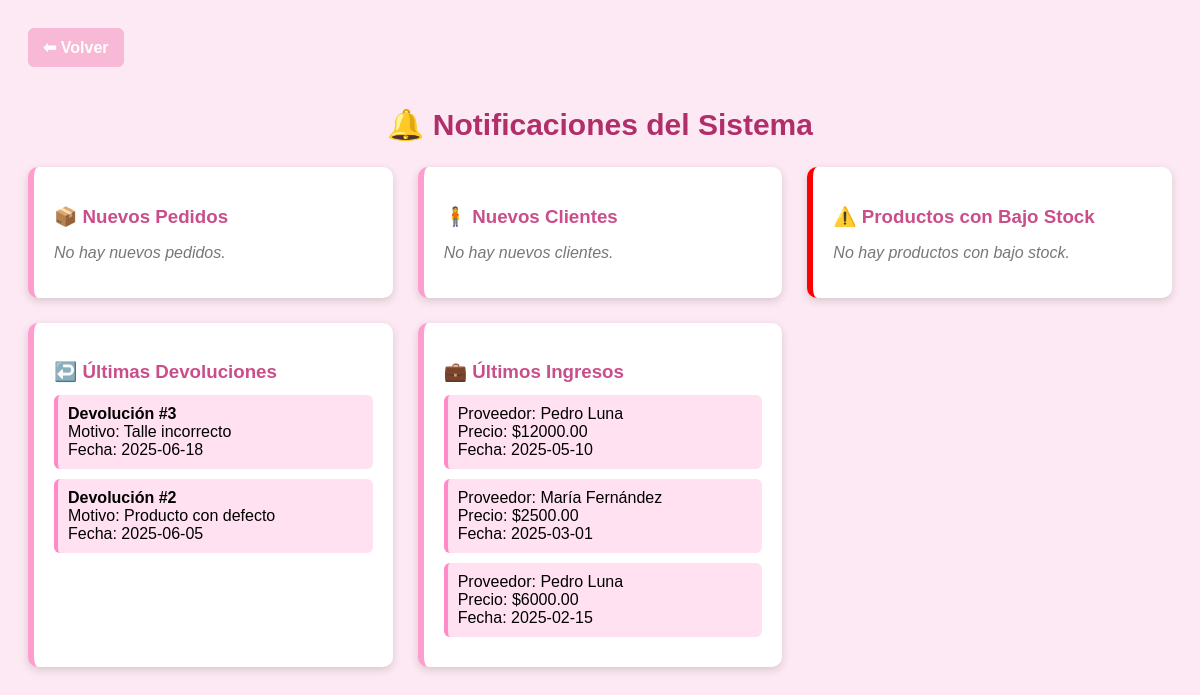
Before: /notificacion.php with the older database file.
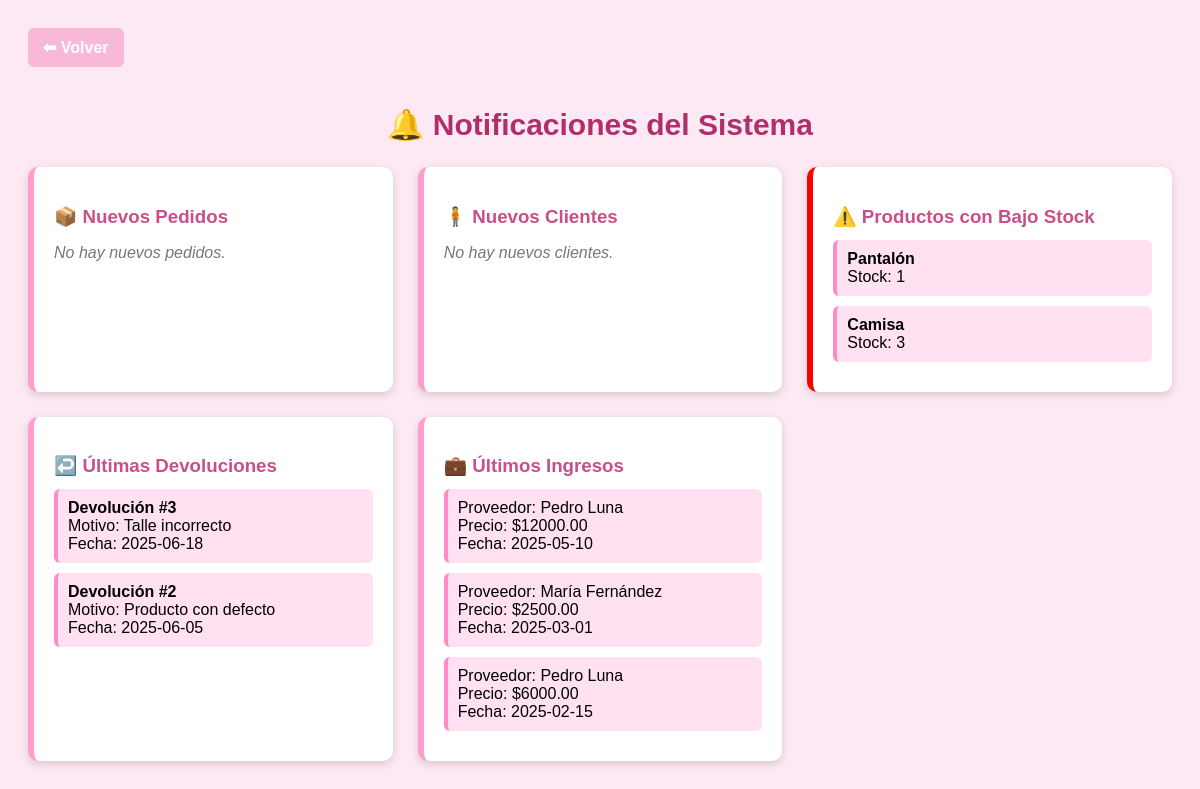
After: the same page with the newer database file.
### tables this page shows
CREATE TABLE `devoluciones` (
  `dev_id` int NOT NULL AUTO_INCREMENT,
  `pedido_id` int NOT NULL,
  `dev_fecha` date NOT NULL,
  `dev_plazo` varchar(45) NOT NULL,
  `dev_motivo` varchar(45) NOT NULL,
  PRIMARY KEY (`dev_id`,`pedido_id`),
  UNIQUE KEY `idDevoluciones_UNIQUE` (`dev_id`),
  KEY `fk_devoluciones_pedidos1_idx` (`pedido_id`),
  CONSTRAINT `fk_devoluciones_pedidos1` FOREIGN KEY (`pedido_id`) REFERENCES `pedidos` (`pedido_id`)
);

CREATE TABLE `ingresos` (
  `prod_id` int NOT NULL,
  `prov_id` int NOT NULL,
  `ing_precio` decimal(10,2) NOT NULL,
  `ing_fecha` date NOT NULL,
  `ing_temporada` varchar(45) NOT NULL,
  PRIMARY KEY (`prod_id`,`prov_id`),
  KEY `fk_productos_has_proveedores_proveedores1_idx` (`prov_id`),
  KEY `fk_productos_has_proveedores_productos1_idx` (`prod_id`),
  CONSTRAINT `fk_productos_has_proveedores_productos1` FOREIGN KEY (`prod_id`) REFERENCES `productos` (`prod_id`),
  CONSTRAINT `fk_productos_has_proveedores_proveedores1` FOREIGN KEY (`prov_id`) REFERENCES `proveedores` (`prov_id`)
);

CREATE TABLE `proveedores` (
  `prov_id` int NOT NULL AUTO_INCREMENT,
  `prov_nombre` varchar(45) NOT NULL,
  `prov_apellido` varchar(45) NOT NULL,
  `prov_telefono` varchar(45) NOT NULL,
  `prov_direccion` varchar(100) NOT NULL,
  PRIMARY KEY (`prov_id`),
  UNIQUE KEY `idnew_table_UNIQUE` (`prov_id`)
);

CREATE TABLE `productos` (
  `prod_id` int NOT NULL AUTO_INCREMENT,
  `cat_id` int NOT NULL,
  `prod_nombre` varchar(45) NOT NULL,
  `prod_color` varchar(45) NOT NULL,
  `prod_stock` int NOT NULL,
  `prod_talle` varchar(45) NOT NULL,
  `prod_descripcion` varchar(45) NOT NULL,
  `prod_precio` decimal(10,2) NOT NULL,
  `img_id` int NOT NULL,
  PRIMARY KEY (`prod_id`,`cat_id`,`img_id`),
  UNIQUE KEY `idProductos_UNIQUE` (`prod_id`),
  KEY `fk_productos_categorias1_idx` (`cat_id`),
  KEY `fk_productos_imagenes1_idx` (`img_id`),
  CONSTRAINT `fk_productos_categorias1` FOREIGN KEY (`cat_id`) REFERENCES `categorias` (`cat_id`),
  CONSTRAINT `fk_productos_imagenes1` FOREIGN KEY (`img_id`) REFERENCES `imagenes` (`img_id`)
);

### notificacion.php (the view, shortened to what this page needs)
<?php
include("conexion.php");
$pedidos = mysqli_query($conexion, "
    SELECT p.pedido_id, p.pedido_fecha, c.cli_nombre, c.cli_apellido
    FROM pedidos p
    INNER JOIN clientes c ON p.cli_id = c.cli_id
    WHERE p.pedido_fecha >= DATE_SUB(NOW(), INTERVAL 7 DAY)
    ORDER BY p.pedido_fecha DESC
");
$clientes = mysqli_query($conexion, "
    SELECT * FROM clientes
    WHERE cli_id IN (
        SELECT cli_id FROM pedidos WHERE pedido_fecha >= DATE_SUB(NOW(), INTERVAL 7 DAY)
    )
");
$stockBajo = mysqli_query($conexion, "
    SELECT * FROM productos
    WHERE prod_stock < 5
    ORDER BY prod_stock ASC
");
$devoluciones = mysqli_query($conexion, "
    SELECT d.dev_id, d.dev_motivo, d.dev_fecha, p.pedido_id
    FROM devoluciones d
    INNER JOIN pedidos p ON d.pedido_id = p.pedido_id
    ORDER BY d.dev_fecha DESC
    LIMIT 5
");
$ingresos = mysqli_query($conexion, "
    SELECT i.ing_fecha, i.ing_precio, pr.prov_nombre, pr.prov_apellido
    FROM ingresos i
    INNER JOIN proveedores pr ON i.prov_id = pr.prov_id
    ORDER BY i.ing_fecha DESC
    LIMIT 5
");
?>
<!DOCTYPE html>
<html lang="es">
<head>
    <link rel="stylesheet" href="css/notificaciones.css">
</head>
<body>
<a href="panel.php" class="btnVolver">⬅ Volver</a>
<h2 class="titulo">🔔 Notificaciones del Sistema</h2>
<div class="contenedor">
    <div class="caja">
        <h3>📦 Nuevos Pedidos</h3>
        <?php if (mysqli_num_rows($pedidos) == 0): ?>
            <p class="vacio">No hay nuevos pedidos.</p>
        <?php endif; ?>
    </div>
    <div class="caja">
        <h3>🧍 Nuevos Clientes</h3>
        <?php if (mysqli_num_rows($clientes) == 0): ?>
            <p class="vacio">No hay nuevos clientes.</p>
        <?php endif; ?>
    </div>
    <div class="caja alerta">
        <h3>⚠️ Productos con Bajo Stock</h3>
        <?php if (mysqli_num_rows($stockBajo) == 0): ?>
            <p class="vacio">No hay productos con bajo stock.</p>
        <?php else: ?>
            <?php while ($s = mysqli_fetch_assoc($stockBajo)): ?>
                <div class="item">
                    <strong><?= $s['prod_nombre'] ?></strong><br>
                    Stock: <?= $s['prod_stock'] ?>
                </div>
            <?php endwhile; ?>
        <?php endif; ?>
    </div>
    <div class="caja">
        <h3>↩️ Últimas Devoluciones</h3>
        <?php while ($d = mysqli_fetch_assoc($devoluciones)): ?>
            <div class="item">
                <strong>Devolución #<?= $d['dev_id'] ?></strong><br>
                Motivo: <?= $d['dev_motivo'] ?><br>
                Fecha: <?= $d['dev_fecha'] ?>
            </div>
        <?php endwhile; ?>
    </div>
    <div class="caja">
        <h3>💼 Últimos Ingresos</h3>
        <?php while ($i = mysqli_fetch_assoc($ingresos)): ?>
            <div class="item">
                Proveedor: <?= $i['prov_nombre'] . " " . $i['prov_apellido'] ?><br>
                Precio: $<?= $i['ing_precio'] ?><br>
                Fecha: <?= $i['ing_fecha'] ?>
            </div>
        <?php endwhile; ?>
    </div>
</div>
</body>
</html>

Changed rows visible on the page:
added productos: prod_nombre "Pantalón", prod_stock "1"
added productos: prod_nombre "Camisa", prod_stock "3"
Other visible differences:
text no longer shown: "No hay productos con bajo stock."
